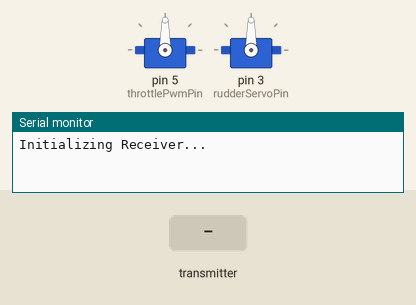
This sketch was run on a simulated Arduino Mega 2560, built with avr-gcc and run on an emulated ATmega2560. Parts: 2 × servo, the last lines printed to the serial monitor. Inputs (shaded band) come from the test bench. No radio packets arrive unless stated.

Above: at 1.2 s.
1.3 s: the transmitter starts sending rudder = 0
At 2.3 s:
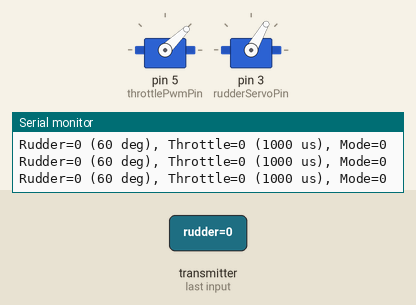
2.8 s: the transmitter starts sending rudder = 255
At 4.0 s:
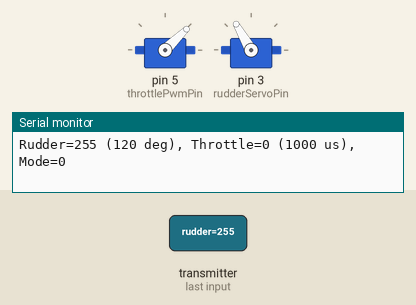
4.3 s: the transmitter starts sending throttle = 255
At 5.5 s:
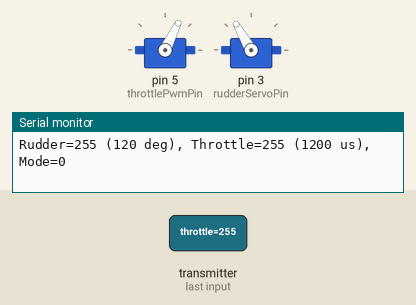
5.8 s: the transmitter starts sending throttleMode = 64
At 6.3 s:
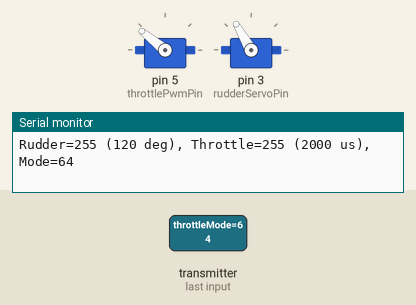
7.3 s: the transmitter starts sending rudder = 64
At 8.1 s:
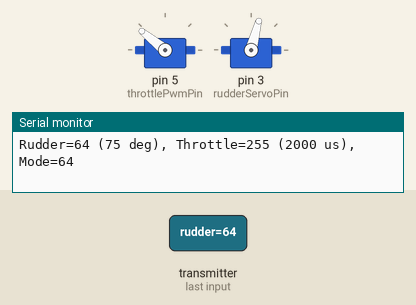
8.8 s: the transmitter starts sending throttle = 64
At 10.0 s:
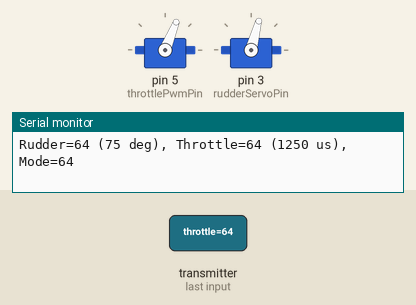
Timing chart, 0 to 11.3 s (numbered marks = the images above; inputs shaded):
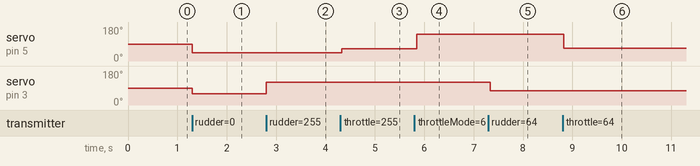

Measured:
- after the input at 1.3 s, servo on pin 5 (throttlePwmPin): 90° → 44° at once; servo on pin 3 (rudderServoPin): 90° → 60° at once
- after the input at 2.8 s, servo on pin 3 (rudderServoPin): 60° → 120° at once
- after the input at 4.3 s, servo on pin 5 (throttlePwmPin): 44° → 64° at once
- after the input at 5.8 s, servo on pin 5 (throttlePwmPin): 64° → 141° after 0.05 s
- after the input at 7.3 s, servo on pin 3 (rudderServoPin): 120° → 75° at once
- after the input at 8.8 s, servo on pin 5 (throttlePwmPin): 141° → 68° at once

The sketch:

MEGA_RX_2_24_2025.ino
```cpp
#include <SPI.h>
#include <RF24.h>
#include <Servo.h>
//ARDUINO MEGA RX CODE 2/24/2025
//DESIGNED BY CANNON SHIELDS
// NRF24L01 setup
RF24 radio(7, 8); // CE = Pin 7, CSN = Pin 8
const uint64_t pipe = 0xF0F0F0F0E1LL; // Communication pipe address

// Servo setup
Servo rudderServo;
const int rudderServoPin = 3; // Connect rudder servo to pin 3
Servo throttleServo;
const int throttlePwmPin = 5; // Use pin 5 for throttle PWM signal

// Data structure to hold received values (Reduced size)
struct ControlData {
    uint8_t rudder;         // 0-255 mapped value
    uint8_t throttle;       // 0-255 mapped value
    uint8_t throttleMode;   // 0-4 (Throttle limit mode)
} __attribute__((packed));

ControlData data;

void setup() {
    Serial.begin(9600);

    // Initialize NRF24L01
    Serial.println("Initializing Receiver...");
    if (!radio.begin()) {
        Serial.println("RF24 initialization failed!");
        while (1);
    }
    radio.openReadingPipe(1, pipe);
    radio.setPALevel(RF24_PA_LOW);
    radio.setDataRate(RF24_250KBPS);
    radio.startListening();

    // Initialize servos
    throttleServo.attach(throttlePwmPin);
    rudderServo.attach(rudderServoPin);
}

void loop() {
    if (radio.available()) {
        // Clear data before receiving
        memset(&data, 0, sizeof(data));

        // Read data
        radio.read(&data, sizeof(data));

        // Convert rudder from 0-255 to angle
        int rudderAngle = map(data.rudder, 0, 255, 60, 120);
        rudderServo.write(rudderAngle);

        // Set throttle limit based on mode
        int throttleRangeMax;
        switch (data.throttleMode) {
            case 0: throttleRangeMax = 1200; break;  // 20% range
            case 1: throttleRangeMax = 1400; break;  // 40% range
            case 2: throttleRangeMax = 1600; break;  // 60% range
            case 3: throttleRangeMax = 1800; break;  // 80% range
            case 4: default: throttleRangeMax = 2000; break;  // 100% range
        }

        // Convert throttle from 0-255 to PWM range
        int throttlePwmSignal = map(data.throttle, 0, 255, 1000, throttleRangeMax);
        throttleServo.writeMicroseconds(throttlePwmSignal);

        // Debugging Output
        Serial.print("Rudder=");
        Serial.print(data.rudder);
        Serial.print(" (");
        Serial.print(rudderAngle);
        Serial.print(" deg), Throttle=");
        Serial.print(data.throttle);
        Serial.print(" (");
        Serial.print(throttlePwmSignal);
        Serial.print(" us), Mode=");
        Serial.println(data.throttleMode);
    }
}
```
